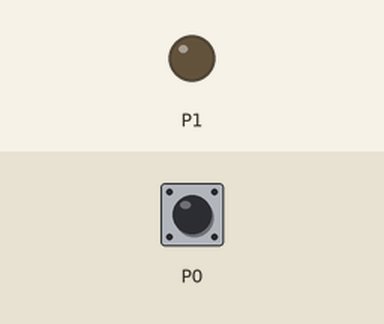
Bench run of a program on a simulated BBC micro:bit running MicroPython. Parts: output pins drawn as LEDs (lit = HIGH). Inputs (shaded band) come from the test bench.

Above: at 1.2 s.
1.3 s: touch pin P0 pressed for 0.15 s
At 1.37 s:
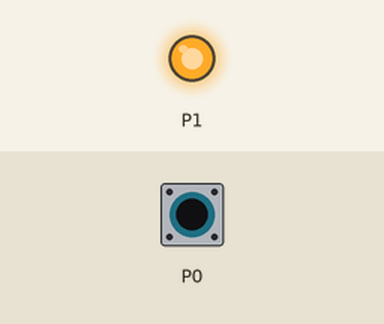
2.9 s: touch pin P0 pressed for 3.2 s
At 6.8 s:
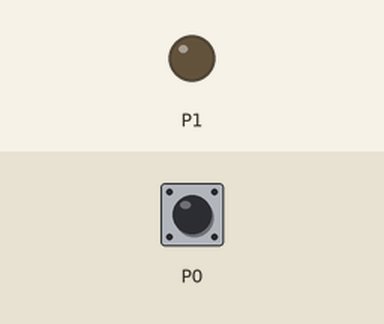
Timing chart, 0 to 8.3 s (numbered marks = the images above; inputs shaded):
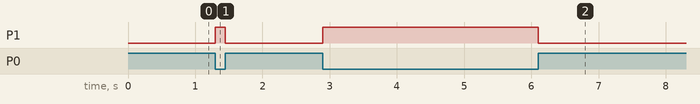

Measured:
- after the input at 1.3 s, P1: LOW → HIGH at once, → LOW 0.15 s later
- after the input at 2.9 s, P1: LOW → HIGH at once, → LOW 3.2 s later

The program:

input_ja_output.py
```python
# Kytke nappi pietsokaiutin pinniin 1 ja gnd-porttiin. Nappin voita rakentaa kytkemalla johdon
# maadoitukseen, ja koskettamalla digiporttia 0.

from microbit import *

while True:
    if pin0.is_touched():
        pin1.write_digital(1)
    else:
        pin1.write_digital(0)
```
